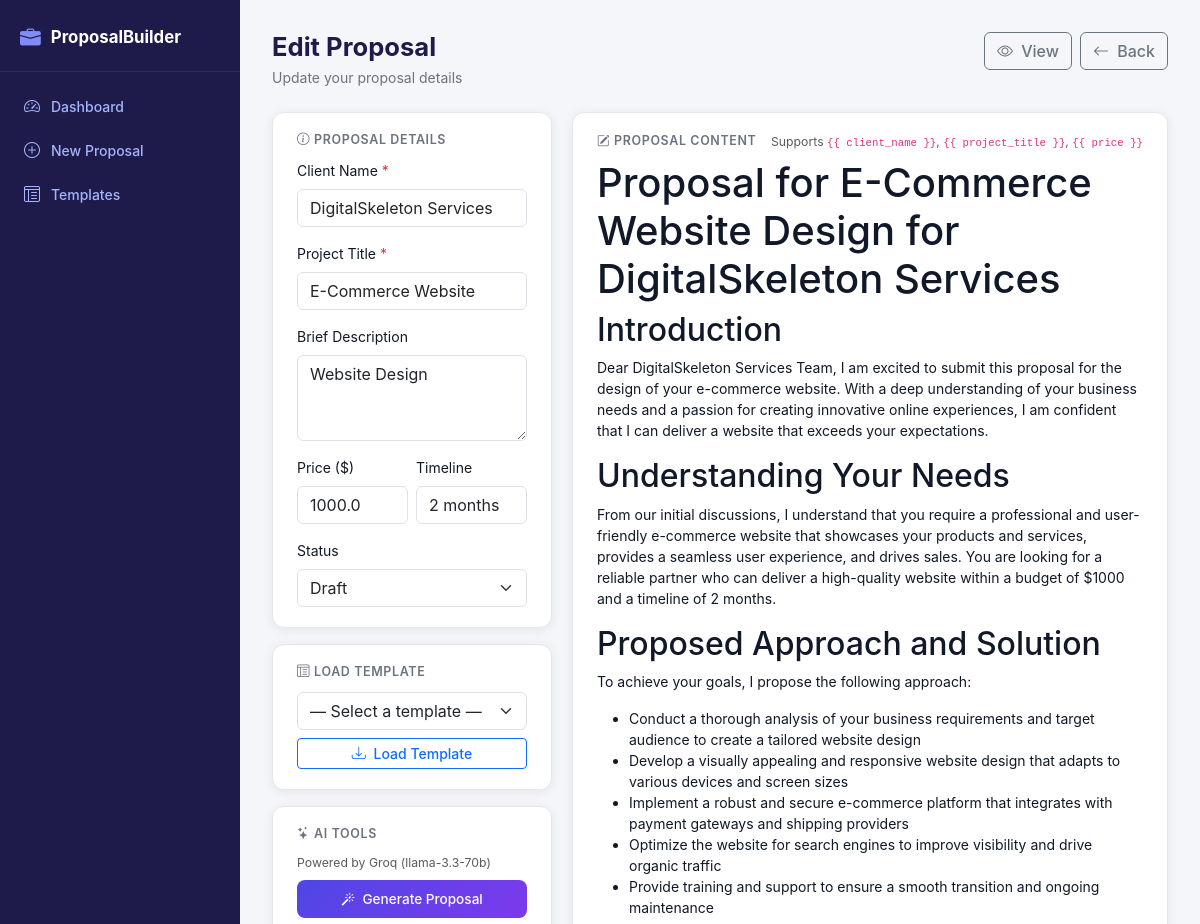
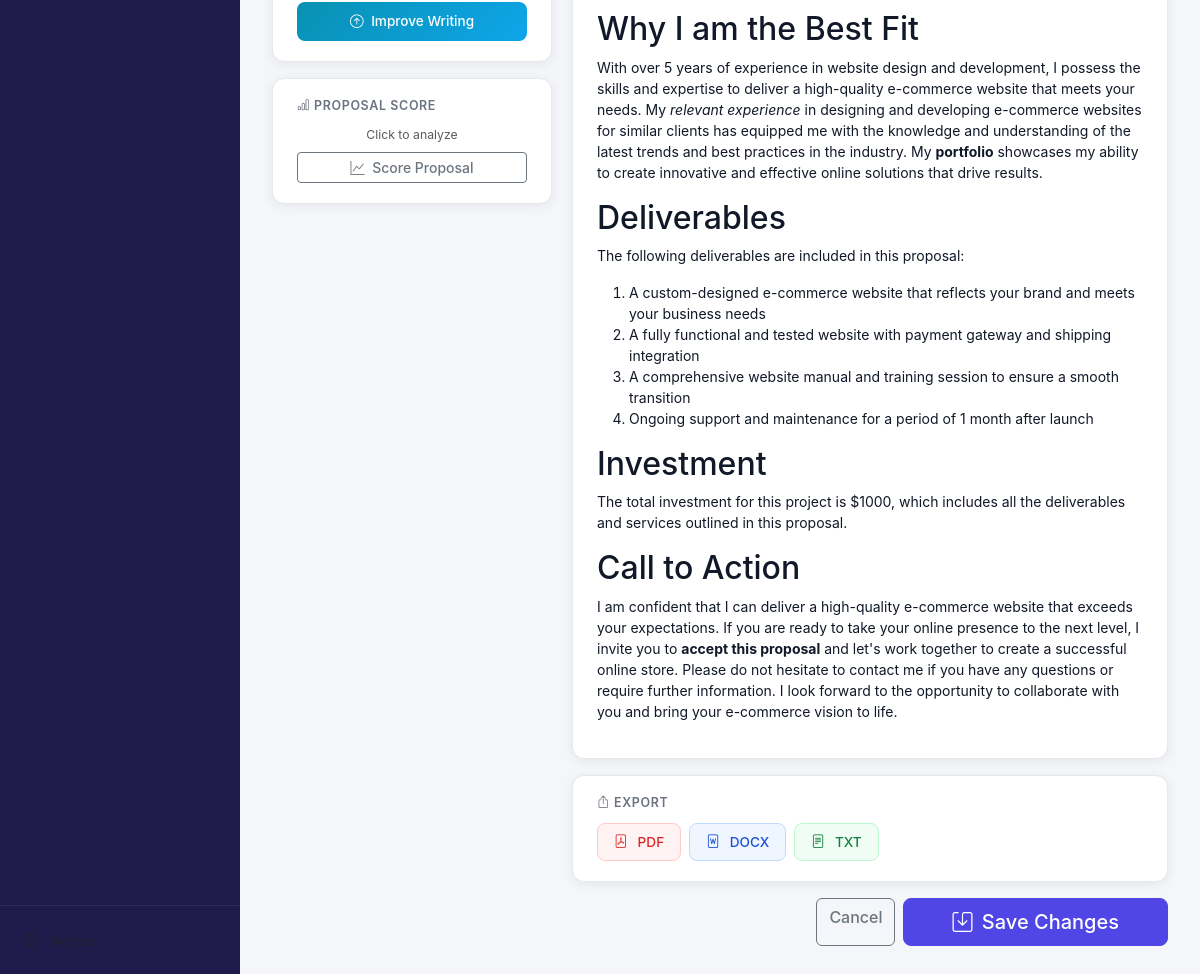
Screenshot of /proposals/3/edit with the database file from the repository (2 pictures, top to bottom).
### tables this page shows
CREATE TABLE proposals (
            id INTEGER PRIMARY KEY AUTOINCREMENT,
            client_name TEXT NOT NULL,
            project_title TEXT NOT NULL,
            description TEXT,
            price REAL,
            timeline TEXT,
            status TEXT DEFAULT 'Draft',
            content TEXT,
            views INTEGER DEFAULT 0,
            share_token TEXT UNIQUE,
            created_at DATETIME DEFAULT CURRENT_TIMESTAMP,
            updated_at DATETIME DEFAULT CURRENT_TIMESTAMP
        );

### routes/proposals.py (the view, shortened to what this page needs)
@proposals_bp.route('/proposals/<int:pid>/edit', methods=['GET', 'POST'])
def edit_proposal(pid):
    proposal = models.get_proposal(pid)
    if not proposal:
        abort(404)
    return render_template('editor.html', proposal=proposal,
                           templates=models.get_all_templates())

### models.py (called while the page is built)
def get_db():
    conn = sqlite3.connect(DB_PATH)
    conn.row_factory = sqlite3.Row
    conn.execute("PRAGMA foreign_keys = ON")
    return conn

def get_proposal(pid):
    conn = get_db()
    row = conn.execute('SELECT * FROM proposals WHERE id=?', (pid,)).fetchone()
    conn.close()
    return dict(row) if row else None

def get_all_templates():
    conn = get_db()
    rows = conn.execute('SELECT * FROM templates ORDER BY name').fetchall()
    conn.close()
    return [dict(r) for r in rows]

### templates/editor.html (shortened to what this page needs)
{% extends 'base.html' %}
{% block content %}
<div class="page-header">
  <div>
    <h1 class="page-title">{% if proposal and proposal.id %}Edit Proposal{% else %}New Proposal{% endif %}</h1>
    <p class="page-sub">{% if proposal and proposal.id %}Update your proposal details{% else %}Create a compelling proposal{% endif %}</p>
  </div>
  <div class="d-flex gap-2 align-items-center">
    {% if proposal and proposal.id %}
    <a href="/proposals/{{ proposal.id }}" class="btn btn-outline-secondary">
      <i class="bi bi-eye me-1"></i> View
    </a>
    {% endif %}
    <a href="/" class="btn btn-outline-secondary">
      <i class="bi bi-arrow-left me-1"></i> Back
    </a>
  </div>
</div>
<form method="POST" id="proposalForm">
  <div class="editor-layout">
    <div class="editor-sidebar">
      <div class="card-panel mb-3">
        <h6 class="card-panel-title"><i class="bi bi-info-circle me-1"></i>Proposal Details</h6>
        <div class="mb-3">
          <label class="form-label">Client Name <span class="text-danger">*</span></label>
          <input type="text" name="client_name" class="form-control" required
            value="{{ proposal.client_name if proposal else '' }}" placeholder="e.g. Acme Corp">
        </div>
        <div class="mb-3">
          <label class="form-label">Project Title <span class="text-danger">*</span></label>
          <input type="text" name="project_title" class="form-control" required
            value="{{ proposal.project_title if proposal else '' }}" placeholder="e.g. E-Commerce Website">
        </div>
        <div class="mb-3">
          <label class="form-label">Brief Description</label>
          <textarea name="description" class="form-control" rows="3"
            placeholder="Short summary for your reference…">{{ proposal.description if proposal else '' }}</textarea>
        </div>
        <div class="row g-2">
          <div class="col-6">
            <label class="form-label">Price ($)</label>
            <input type="number" name="price" class="form-control" step="0.01" min="0"
              value="{{ proposal.price if proposal and proposal.price else '' }}" placeholder="0.00">
          </div>
          <div class="col-6">
            <label class="form-label">Timeline</label>
            <input type="text" name="timeline" class="form-control"
              value="{{ proposal.timeline if proposal else '' }}" placeholder="e.g. 2 weeks">
          </div>
        </div>
        <div class="mt-3">
          <label class="form-label">Status</label>
          <select name="status" class="form-select">
            {% for s in ['Draft','Sent','Accepted','Rejected'] %}
            <option value="{{ s }}" {% if proposal and proposal.status == s %}selected{% endif %}>{{ s }}</option>
            {% endfor %}
          </select>
        </div>
      </div>
      <div class="card-panel mb-3">
        <h6 class="card-panel-title"><i class="bi bi-layout-text-window-reverse me-1"></i>Load Template</h6>
        <select id="templateSelect" class="form-select mb-2">
          <option value="">— Select a template —</option>
        </select>
        <button type="button" class="btn btn-outline-primary btn-sm w-100" id="loadTemplateBtn">
          <i class="bi bi-download me-1"></i> Load Template
        </button>
      </div>
      <div class="card-panel mb-3">
        <h6 class="card-panel-title"><i class="bi bi-stars me-1"></i>AI Tools</h6>
        <p class="text-muted small mb-2">Powered by Groq (llama-3.3-70b)</p>
        <div class="d-grid gap-2">
          <button type="button" class="btn btn-ai-generate" id="aiGenerateBtn">
            <i class="bi bi-magic me-1"></i> Generate Proposal
          </button>
          <button type="button" class="btn btn-ai-improve" id="aiImproveBtn">
            <i class="bi bi-arrow-up-circle me-1"></i> Improve Writing
          </button>
        </div>
      </div>
      {% if proposal and proposal.id %}
      <div class="card-panel mb-3">
        <h6 class="card-panel-title"><i class="bi bi-bar-chart me-1"></i>Proposal Score</h6>
        <div id="scoreResult" class="text-center text-muted small mb-2">Click to analyze</div>
        <button type="button" class="btn btn-outline-secondary btn-sm w-100" id="scoreBtn"
          data-pid="{{ proposal.id }}">
          <i class="bi bi-graph-up me-1"></i> Score Proposal
        </button>
      </div>
      {% endif %}
    </div>
    <div class="editor-main">
      <div class="card-panel">
        <div class="d-flex justify-content-between align-items-center mb-2">
          <h6 class="card-panel-title mb-0"><i class="bi bi-pencil-square me-1"></i>Proposal Content</h6>
          <small class="text-muted">Supports <code>{{ '{{' }} client_name {{ '}}' }}</code>, <code>{{ '{{' }} project_title {{ '}}' }}</code>, <code>{{ '{{' }} price {{ '}}' }}</code></small>
        </div>
        <div id="quill-editor" style="min-height:460px;">{{ proposal.content|safe if proposal and proposal.content else '' }}</div>
      </div>
      {% if proposal and proposal.id %}
      <div class="card-panel mt-3">
        <h6 class="card-panel-title"><i class="bi bi-box-arrow-up me-1"></i>Export</h6>
        <div class="d-flex gap-2 flex-wrap">
          <a href="/proposals/{{ proposal.id }}/export/pdf" class="btn btn-export-pdf">
            <i class="bi bi-file-pdf me-1"></i> PDF
          </a>
          <a href="/proposals/{{ proposal.id }}/export/docx" class="btn btn-export-docx">
            <i class="bi bi-file-word me-1"></i> DOCX
          </a>
          <a href="/proposals/{{ proposal.id }}/export/txt" class="btn btn-export-txt">
            <i class="bi bi-file-text me-1"></i> TXT
          </a>
        </div>
      </div>
      {% endif %}
      <div class="d-flex justify-content-end mt-3 gap-2">
        <a href="/" class="btn btn-outline-secondary">Cancel</a>
        <button type="submit" class="btn btn-primary btn-lg px-5">
          <i class="bi bi-save me-1"></i>
          {% if proposal and proposal.id %}Save Changes{% else %}Create Proposal{% endif %}
        </button>
      </div>
    </div>
  </div>
</form>
{% endblock %}

### static/style.css (style rules this page uses)
:root { --sidebar-w: 240px; --brand: #4f46e5; --brand-dark: #3730a3; --brand-light: #eef2ff; --success: #22c55e; --warning: #f59e0b; --danger: #ef4444; --muted: #6b7280; --border: #e5e7eb; --bg: #f5f6fa; --card-bg: #ffffff; --text: #111827; --radius: 12px; --shadow: 0 2px 12px rgba(0,0,0,.07); }
*, *::before, *::after { box-sizing: border-box; }
body { margin: 0; font-family: 'Inter', system-ui, -apple-system, sans-serif; background: var(--bg); color: var(--text); font-size: 14px; }
.page-header { display: flex; justify-content: space-between; align-items: flex-start; margin-bottom: 24px; flex-wrap: wrap; gap: 12px; }
.page-title { font-size: 1.6rem; font-weight: 700; margin: 0; color: #1e1b4b; }
.page-sub { color: var(--muted); margin: 4px 0 0; font-size: .875rem; }
.card-panel { background: var(--card-bg); border-radius: var(--radius); padding: 20px 24px; box-shadow: var(--shadow); border: 1px solid var(--border); }
.card-panel-title { font-size: .78rem; font-weight: 600; text-transform: uppercase; letter-spacing: .05em; color: var(--muted); margin-bottom: 12px; }
.editor-layout { display: grid; grid-template-columns: 280px 1fr; gap: 20px; align-items: start; }
.editor-sidebar { display: flex; flex-direction: column; }
.editor-main { display: flex; flex-direction: column; }
.btn-ai-generate { background: linear-gradient(135deg, #4f46e5, #7c3aed); color: #fff; border: none; padding: 9px 14px; border-radius: 8px; font-size: .85rem; font-weight: 600; width: 100%; cursor: pointer; transition: opacity .15s; }
.btn-ai-improve { background: linear-gradient(135deg, #0891b2, #0ea5e9); color: #fff; border: none; padding: 9px 14px; border-radius: 8px; font-size: .85rem; font-weight: 600; width: 100%; cursor: pointer; transition: opacity .15s; }
.btn-export-pdf { background: #fef2f2; color: #dc2626; border: 1px solid #fecaca; padding: 8px 16px; border-radius: 8px; font-size: .85rem; font-weight: 600; text-decoration: none; display: inline-flex; align-items: center; gap: 6px; transition: background .15s; }
.btn-export-docx { background: #eff6ff; color: #1d4ed8; border: 1px solid #bfdbfe; padding: 8px 16px; border-radius: 8px; font-size: .85rem; font-weight: 600; text-decoration: none; display: inline-flex; align-items: center; gap: 6px; transition: background .15s; }
.btn-export-txt { background: #f0fdf4; color: #15803d; border: 1px solid #bbf7d0; padding: 8px 16px; border-radius: 8px; font-size: .85rem; font-weight: 600; text-decoration: none; display: inline-flex; align-items: center; gap: 6px; transition: background .15s; }
.btn { font-weight: 500; }
.btn-primary { background: var(--brand); border-color: var(--brand); }

### rows the page displays
proposals: client_name "DigitalSkeleton Services", project_title "E-Commerce Website", description "Website Design", price "1000.0", timeline "2 months", status "Draft", content "Proposal for E-Commerce Website Design for DigitalSkeleton Services Introduction Dear DigitalSkeleton Services Team, I am excited to submit this proposal for the design of your e-commerce website. With a deep understanding of your business needs and a passion for creating innovative online experiences, I am confident that I can deliver a website that exceeds your expectations. Understanding Your Needs From our initial discussions, I understand that you require a professional and user-friendly e-commerce website that showcases your products and services, provides a seamless user experience, and drives sales. You are looking for a reliable partner who can deliver a high-quality website within…"

### other values shown
{{ '{{' }} "{{"
{{ '}}' }} "}}"
